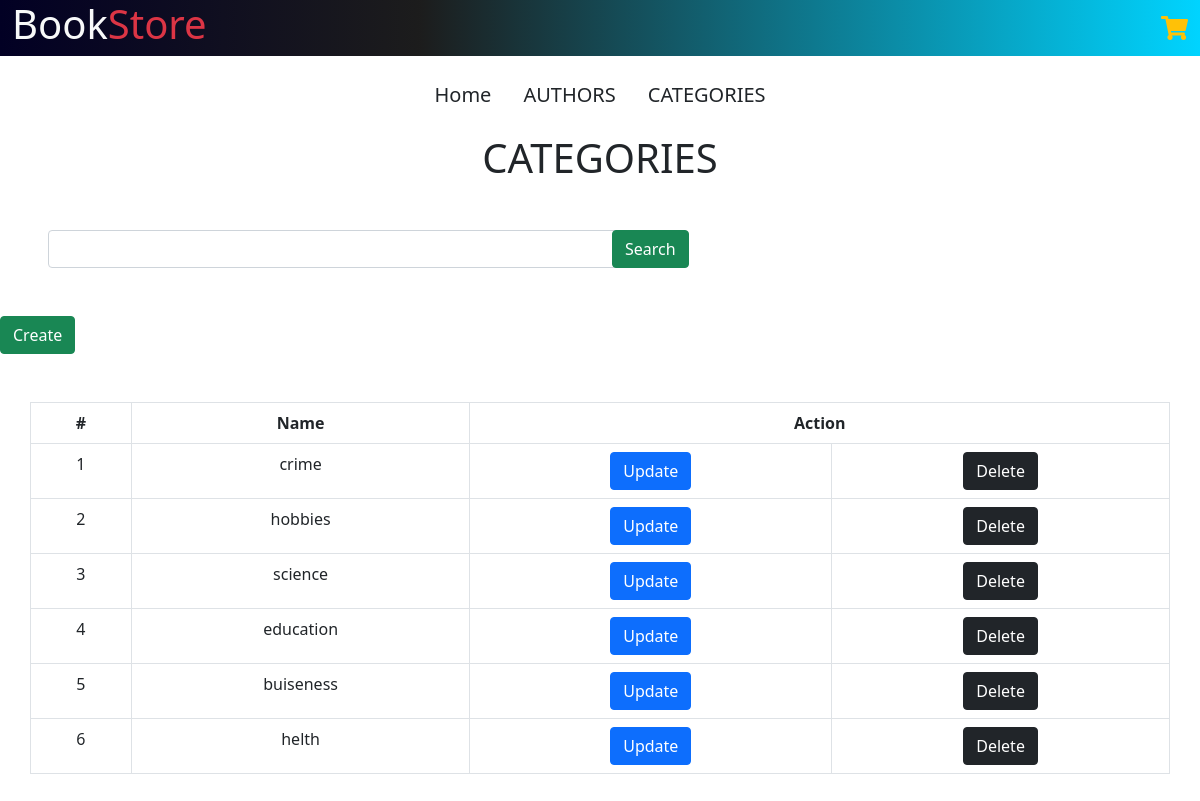
Screenshot of /admin/category.php with the database file from the repository.
### tables this page shows
CREATE TABLE IF NOT EXISTS `category` (
  `id` int NOT NULL AUTO_INCREMENT,
  `name` varchar(50) NOT NULL,
  PRIMARY KEY (`id`)
);

### assets/data/connection.php (called while the page is built, shortened)
<?php
class Database
{
    private $conn = null;
    function __construct()
    {
        $servername = "localhost";
        $username = "root";
        $password = "";
        $db = 'book_store';
        $this->conn = new mysqli($servername, $username, $password, $db);
    }
    public function query($sql)
    {
        $result = $this->conn->query($sql);
        $rows = [];
        if(isset($result->num_rows) && $result->num_rows > 0) {
            while ($row = $result->fetch_assoc()) {
                $rows[] = $row;
            }
        }
        return $rows;
    }
}

### admin/category.php (the view, shortened to what this page needs)
<!DOCTYPE html>
<html lang="en">
<head>
    <link rel="stylesheet" href="../../assets/css/header&footer.css">
    <link href="https://unpkg.com/tailwindcss@^2/dist/tailwind.min.css" rel="stylesheet">
    <link rel="stylesheet" href="https://pro.fontawesome.com/releases/v5.10.0/css/all.css" />
    <link href="https://cdn.jsdelivr.net/npm/bootstrap@5.0.2/dist/css/bootstrap.min.css" rel="stylesheet">
</head>
<body>
    <?php include "../assets/data/connection.php";
    $database  = new Database();
    $query = "SELECT * FROM category";
    $category = $database->query($query);
    ?>
    <header>
        <div class="container-fluid cont">
            <div class="row">
                <div class="col-lg-8 col-8">
                    <h1 class="text-light">Book<span class="fw-light text-danger">Store</span></h1>
                </div>
                <div class="col-lg-4 col-4">
                    <a href="../../cart.php"><i class="fas fa-shopping-cart float-end mt-3 fs-4 text-warning"> </i></a>
                </div>
            </div>
        </div>
    </header>
    <div class="container my-3">
        <ul class="nav justify-content-center">
            <li class="nav-item">
                <a class="nav-link active text-dark fs-5" aria-current="page" href="index.php">Home</a>
            </li>
            <li class="nav-item">
                <a class="nav-link text-dark fs-5" href="author.php">AUTHORS</a>
            </li>
            <li class="nav-item">
                <a class="nav-link text-dark fs-5" href="category.php">CATEGORIES</a>
            </li>
        </ul>
    </div>
    <h1 class="text-center">CATEGORIES</h1>
    <form action="" method="GET">
        <div class="row mt-5">
            <div class="col-6">
                <input type="text" name="search" class="form-control ms-5" value="<?php echo !empty($_GET['search']) ? $_GET['search'] : '' ?>">
            </div>
            <div class="col-4">
                <button class="btn btn-success">Search</button>
            </div>
        </div>
    </form>
    <button onclick="create()" class="btn btn-success mt-5">Create</button>
    <div class="container my-5">
        <div class="row">
            <table class="table table-bordered text-center table-hover">
                <tr>
                    <th>#</th>
                    <th>Name</th>
                    <th colspan="2">Action</th>
                </tr>
                <?php foreach ($category as $cat) {
                ?>
                    <tr>
                        <td><?php echo $cat['id'] ?></td>
                        <td><?php echo $cat['name'] ?></td>
                        <td>
                            <form action="" method="GET">
                                <button class="btn btn-primary">Update</button>
                            </form>
                        </td>
                        <form action="del-cat.php" method="POST">
                            <td><button class="btn btn-dark">Delete</button></td>
                        </form>
                    </tr>
                <?php } ?>
                </table>
        </div>
    </div>
</body>
</html>

### assets/css/header&footer.css (style rules this page uses)
* { margin: 0%; padding: 0%; box-sizing: border-box; }
header { background: rgb(2, 0, 36); background: linear-gradient(90deg, rgba(2, 0, 36, 1) 0%, rgba(20, 20, 20, 0.9640231092436975) 35%, rgba(0, 212, 255, 1) 100%); color: white; }

### admin/category.php (style rules this page uses)
header { background: rgb(2, 0, 36); background: linear-gradient(90deg, rgba(2, 0, 36, 1) 0%, rgba(20, 20, 20, 0.9640231092436975) 35%, rgba(0, 212, 255, 1) 100%); color: white; }

### rows the page displays
category: id "1", name "crime"
category: id "2", name "hobbies"
category: id "3", name "science"
category: id "4", name "education"
category: id "5", name "buiseness"
category: id "6", name "helth"
